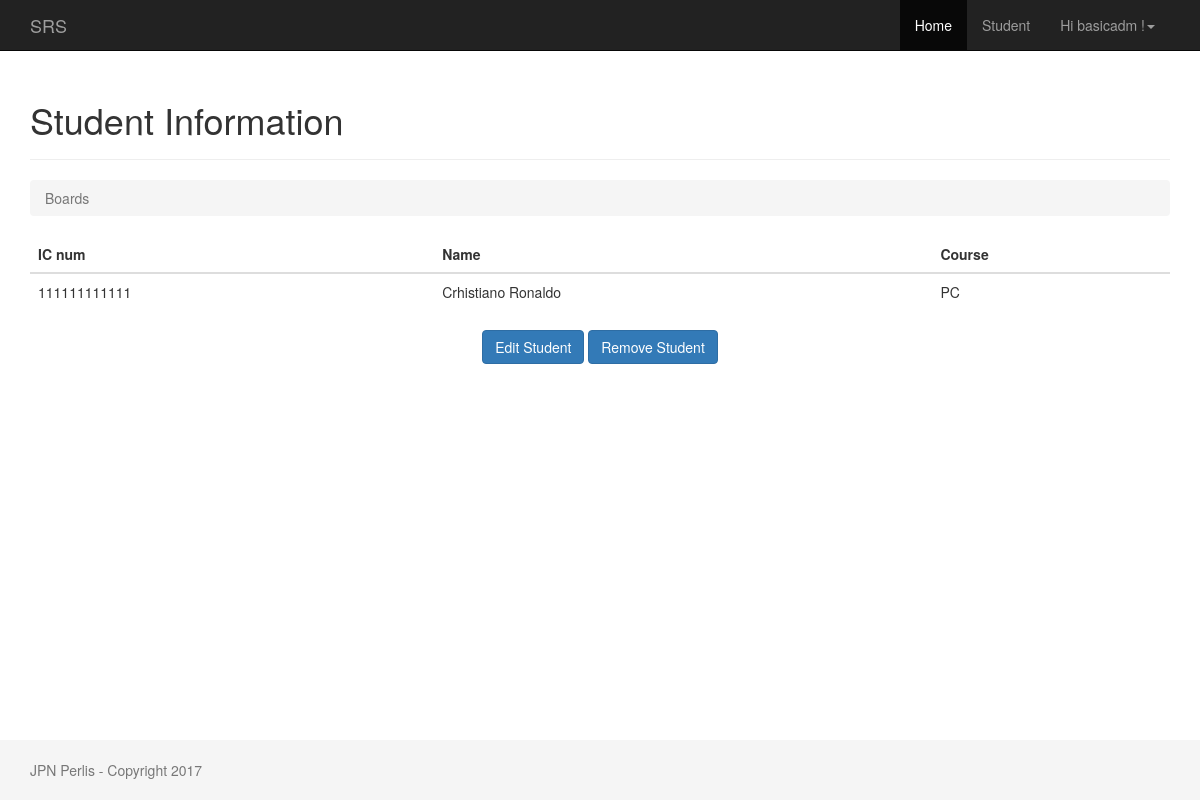
The page /1/ (signed in) on the database as committed earlier.
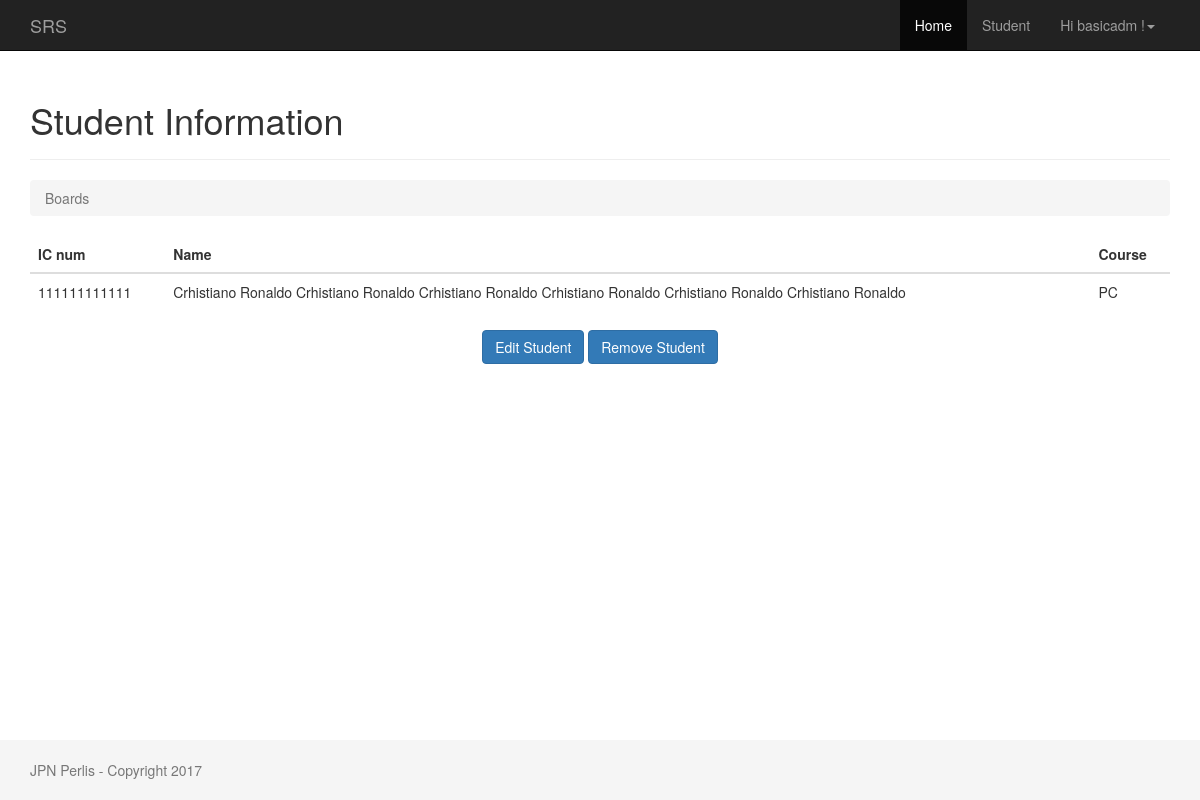
The same page on the database as committed later.
### student/models.py (models this page shows, shortened)
class Student(models.Model):
    PROGAMMING = 'PR'
    NETWORKING = 'NT'
    PCTECH = 'PC'
    COURSE_CHOICES = (
        (PROGAMMING, 'Programming'),
        (NETWORKING, 'Networking'),
        (PCTECH, 'PC Technichian'),
    )
    createdby = models.ForeignKey('auth.User',on_delete=models.CASCADE)
    icnum = models.CharField('ID Number',max_length=12,unique=True,blank=False,null=False)
    name = models.CharField('Name',max_length=300)
    course = models.CharField('Courserwork',max_length=2,choices=COURSE_CHOICES,default=PCTECH,)
    created_date = models.DateTimeField('Created Date',default=timezone.now)

### student/views.py (the view)
# urls.py: url(r'^(?P<pk>\d+)/$', views.student_detail, name='student_detail'),
@login_required(login_url='/accounts/login/')
def student_detail(request,pk):
    student = get_object_or_404(Student, pk=pk)
    return render(request, 'student/student_detail.html', {'student': student})

### templates/student/student_detail.html
{% extends 'baseproj.html' %}
{% block content %}
      <div class="page-header">
        <h1>Student Information</h1>
      </div>
      <ol class="breadcrumb my-4">
        <li class="breadcrumb-item active">Boards</li>
      </ol>
      <table class="table">
        <thead class="thead-inverse">
          <tr>
            <th>IC num</th>
            <th>Name</th>
            <th>Course</th>
          </tr>
        </thead>
        <tbody>
            <tr>
              <td>
                {{ student.icnum }}
              </td>
              <td class="align-middle">{{ student.name }}</td>
              <td class="align-middle">{{ student.course }}</td>
            </tr>
        </tbody>
	  </table>
    <p class="text-center">
      <a href="{% url 'student_edit' student.pk %}" class="btn btn-primary" >Edit Student</a>
      <a href="{% url 'student_remove' student.pk %}" class="btn btn-primary" >Remove Student</a>
    </p>
{% endblock %}

Rows that differ between the two databases and show on the page:
changed Student "PC": name "Crhistiano Ronaldo" → "Crhistiano Ronaldo Crhistiano Ronaldo Crhistiano Ronaldo Crhistiano Ronaldo Crhistiano Ronaldo Crhistiano Ronaldo"
